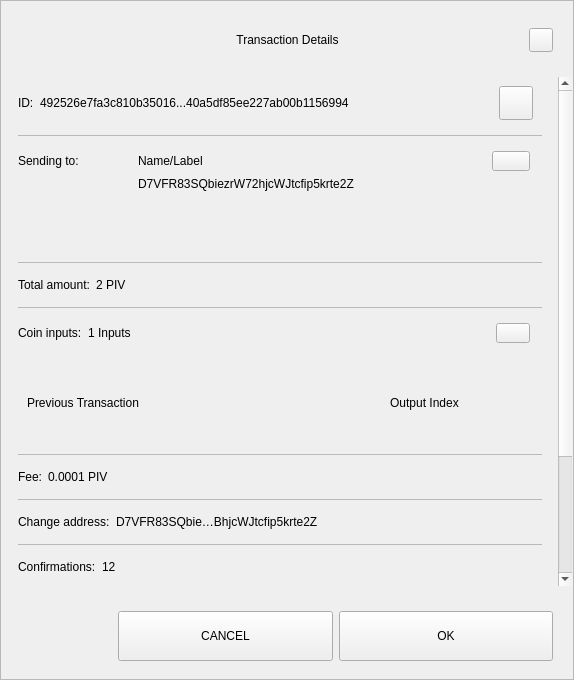
<?xml version="1.0" encoding="UTF-8"?>
<ui version="4.0">
 <class>TxDetailDialog</class>
 <widget class="QWidget" name="TxDetailDialog">
  <property name="geometry">
   <rect>
    <x>0</x>
    <y>0</y>
    <width>574</width>
    <height>680</height>
   </rect>
  </property>
  <property name="sizePolicy">
   <sizepolicy hsizetype="Preferred" vsizetype="Expanding">
    <horstretch>0</horstretch>
    <verstretch>0</verstretch>
   </sizepolicy>
  </property>
  <property name="minimumSize">
   <size>
    <width>574</width>
    <height>500</height>
   </size>
  </property>
  <property name="windowTitle">
   <string>Form</string>
  </property>
  <property name="styleSheet">
   <string notr="true"/>
  </property>
  <layout class="QVBoxLayout" name="verticalLayout_3">
   <property name="spacing">
    <number>0</number>
   </property>
   <property name="leftMargin">
    <number>0</number>
   </property>
   <property name="topMargin">
    <number>0</number>
   </property>
   <property name="rightMargin">
    <number>0</number>
   </property>
   <property name="bottomMargin">
    <number>0</number>
   </property>
   <item>
    <widget class="QFrame" name="frame">
     <property name="sizePolicy">
      <sizepolicy hsizetype="Preferred" vsizetype="Expanding">
       <horstretch>0</horstretch>
       <verstretch>0</verstretch>
      </sizepolicy>
     </property>
     <property name="styleSheet">
      <string notr="true"/>
     </property>
     <property name="frameShape">
      <enum>QFrame::StyledPanel</enum>
     </property>
     <property name="frameShadow">
      <enum>QFrame::Raised</enum>
     </property>
     <layout class="QVBoxLayout" name="verticalLayout">
      <property name="leftMargin">
       <number>0</number>
      </property>
      <property name="rightMargin">
       <number>0</number>
      </property>
      <item>
       <layout class="QHBoxLayout" name="horizontalLayout_3">
        <property name="spacing">
         <number>0</number>
        </property>
        <property name="leftMargin">
         <number>20</number>
        </property>
        <property name="topMargin">
         <number>10</number>
        </property>
        <property name="rightMargin">
         <number>20</number>
        </property>
        <item>
         <spacer name="horizontalSpacer_1">
          <property name="orientation">
           <enum>Qt::Horizontal</enum>
          </property>
          <property name="sizeHint" stdset="0">
           <size>
            <width>40</width>
            <height>20</height>
           </size>
          </property>
         </spacer>
        </item>
        <item>
         <widget class="QLabel" name="labelTitle">
          <property name="minimumSize">
           <size>
            <width>0</width>
            <height>40</height>
           </size>
          </property>
          <property name="maximumSize">
           <size>
            <width>16777215</width>
            <height>40</height>
           </size>
          </property>
          <property name="styleSheet">
           <string notr="true">padding-left:24px;</string>
          </property>
          <property name="text">
           <string>Transaction Details</string>
          </property>
          <property name="alignment">
           <set>Qt::AlignCenter</set>
          </property>
          <property name="margin">
           <number>7</number>
          </property>
         </widget>
        </item>
        <item>
         <spacer name="horizontalSpacer_2">
          <property name="orientation">
           <enum>Qt::Horizontal</enum>
          </property>
          <property name="sizeHint" stdset="0">
           <size>
            <width>40</width>
            <height>20</height>
           </size>
          </property>
         </spacer>
        </item>
        <item>
         <widget class="QPushButton" name="btnEsc">
          <property name="minimumSize">
           <size>
            <width>24</width>
            <height>24</height>
           </size>
          </property>
          <property name="maximumSize">
           <size>
            <width>24</width>
            <height>24</height>
           </size>
          </property>
          <property name="focusPolicy">
           <enum>Qt::NoFocus</enum>
          </property>
          <property name="text">
           <string/>
          </property>
         </widget>
        </item>
       </layout>
      </item>
      <item>
       <spacer name="verticalSpacer">
        <property name="orientation">
         <enum>Qt::Vertical</enum>
        </property>
        <property name="sizeType">
         <enum>QSizePolicy::Fixed</enum>
        </property>
        <property name="sizeHint" stdset="0">
         <size>
          <width>20</width>
          <height>10</height>
         </size>
        </property>
       </spacer>
      </item>
      <item>
       <widget class="QWidget" name="layoutScroll" native="true">
        <property name="minimumSize">
         <size>
          <width>0</width>
          <height>0</height>
         </size>
        </property>
        <layout class="QVBoxLayout" name="verticalLayout_4">
         <property name="leftMargin">
          <number>0</number>
         </property>
         <property name="topMargin">
          <number>0</number>
         </property>
         <property name="rightMargin">
          <number>0</number>
         </property>
         <item>
          <widget class="QScrollArea" name="scrollArea">
           <property name="styleSheet">
            <string notr="true">#scrollArea {
background:transparent;
}</string>
           </property>
           <property name="horizontalScrollBarPolicy">
            <enum>Qt::ScrollBarAlwaysOff</enum>
           </property>
           <property name="sizeAdjustPolicy">
            <enum>QAbstractScrollArea::AdjustIgnored</enum>
           </property>
           <property name="widgetResizable">
            <bool>true</bool>
           </property>
           <property name="alignment">
            <set>Qt::AlignLeading|Qt::AlignLeft|Qt::AlignTop</set>
           </property>
           <widget class="QWidget" name="scrollAreaWidgetContents">
            <property name="geometry">
             <rect>
              <x>0</x>
              <y>0</y>
              <width>556</width>
              <height>703</height>
             </rect>
            </property>
            <property name="autoFillBackground">
             <bool>false</bool>
            </property>
            <property name="styleSheet">
             <string notr="true">#scrollAreaWidgetContents {
background:transparent;
}</string>
            </property>
            <layout class="QVBoxLayout" name="verticalLayout_7">
             <property name="spacing">
              <number>0</number>
             </property>
             <property name="sizeConstraint">
              <enum>QLayout::SetDefaultConstraint</enum>
             </property>
             <property name="leftMargin">
              <number>0</number>
             </property>
             <property name="topMargin">
              <number>0</number>
             </property>
             <property name="rightMargin">
              <number>0</number>
             </property>
             <property name="bottomMargin">
              <number>0</number>
             </property>
             <item>
              <widget class="QWidget" name="content" native="true">
               <layout class="QVBoxLayout" name="verticalLayout_2">
                <property name="leftMargin">
                 <number>16</number>
                </property>
                <property name="topMargin">
                 <number>0</number>
                </property>
                <property name="rightMargin">
                 <number>16</number>
                </property>
                <item>
                 <widget class="QWidget" name="contentID" native="true">
                  <layout class="QHBoxLayout" name="horizontalLayout_12" stretch="0,1,0">
                   <property name="leftMargin">
                    <number>0</number>
                   </property>
                   <item>
                    <widget class="QLabel" name="labelId">
                     <property name="maximumSize">
                      <size>
                       <width>16777215</width>
                       <height>16777215</height>
                      </size>
                     </property>
                     <property name="text">
                      <string>ID:</string>
                     </property>
                    </widget>
                   </item>
                   <item>
                    <widget class="QLabel" name="textId">
                     <property name="text">
                      <string>492526e7fa3c810b35016...40a5df85ee227ab00b1156994</string>
                     </property>
                    </widget>
                   </item>
                   <item>
                    <widget class="QPushButton" name="pushCopy">
                     <property name="minimumSize">
                      <size>
                       <width>34</width>
                       <height>34</height>
                      </size>
                     </property>
                     <property name="maximumSize">
                      <size>
                       <width>34</width>
                       <height>34</height>
                      </size>
                     </property>
                     <property name="focusPolicy">
                      <enum>Qt::NoFocus</enum>
                     </property>
                     <property name="text">
                      <string/>
                     </property>
                     <property name="iconSize">
                      <size>
                       <width>24</width>
                       <height>24</height>
                      </size>
                     </property>
                    </widget>
                   </item>
                  </layout>
                 </widget>
                </item>
                <item>
                 <widget class="QLabel" name="labelDivider9">
                  <property name="maximumSize">
                   <size>
                    <width>16777215</width>
                    <height>1</height>
                   </size>
                  </property>
                  <property name="styleSheet">
                   <string notr="true">background-color:#bababa;</string>
                  </property>
                  <property name="text">
                   <string/>
                  </property>
                 </widget>
                </item>
                <item>
                 <widget class="QWidget" name="contentOutputsLabel" native="true">
                  <layout class="QHBoxLayout" name="horizontalLayout_11" stretch="0,0,0">
                   <property name="spacing">
                    <number>0</number>
                   </property>
                   <property name="leftMargin">
                    <number>0</number>
                   </property>
                   <property name="rightMargin">
                    <number>12</number>
                   </property>
                   <property name="bottomMargin">
                    <number>0</number>
                   </property>
                   <item>
                    <widget class="QLabel" name="labelSend">
                     <property name="minimumSize">
                      <size>
                       <width>120</width>
                       <height>0</height>
                      </size>
                     </property>
                     <property name="maximumSize">
                      <size>
                       <width>120</width>
                       <height>16777215</height>
                      </size>
                     </property>
                     <property name="text">
                      <string>Sending to: </string>
                     </property>
                    </widget>
                   </item>
                   <item>
                    <widget class="QLabel" name="textSendLabel">
                     <property name="text">
                      <string>Name/Label</string>
                     </property>
                    </widget>
                   </item>
                   <item>
                    <widget class="QPushButton" name="pushOutputs">
                     <property name="minimumSize">
                      <size>
                       <width>34</width>
                       <height>20</height>
                      </size>
                     </property>
                     <property name="maximumSize">
                      <size>
                       <width>38</width>
                       <height>20</height>
                      </size>
                     </property>
                     <property name="focusPolicy">
                      <enum>Qt::NoFocus</enum>
                     </property>
                     <property name="styleSheet">
                      <string notr="true"/>
                     </property>
                     <property name="text">
                      <string/>
                     </property>
                    </widget>
                   </item>
                  </layout>
                 </widget>
                </item>
                <item>
                 <widget class="QWidget" name="contentOutputsAddress" native="true">
                  <layout class="QHBoxLayout" name="horizontalLayout_outputs" stretch="0,0">
                   <property name="spacing">
                    <number>0</number>
                   </property>
                   <property name="leftMargin">
                    <number>0</number>
                   </property>
                   <property name="topMargin">
                    <number>0</number>
                   </property>
                   <property name="rightMargin">
                    <number>12</number>
                   </property>
                   <property name="bottomMargin">
                    <number>9</number>
                   </property>
                   <item>
                    <widget class="QLabel" name="labelSendLabel">
                     <property name="minimumSize">
                      <size>
                       <width>120</width>
                       <height>0</height>
                      </size>
                     </property>
                     <property name="maximumSize">
                      <size>
                       <width>120</width>
                       <height>16777215</height>
                      </size>
                     </property>
                     <property name="text">
                      <string/>
                     </property>
                    </widget>
                   </item>
                   <item>
                    <widget class="QLabel" name="textSend">
                     <property name="text">
                      <string>D7VFR83SQbiezrW72hjcWJtcfip5krte2Z</string>
                     </property>
                    </widget>
                   </item>
                  </layout>
                 </widget>
                </item>
                <item>
                 <widget class="QScrollArea" name="outputsScrollArea">
                  <property name="minimumSize">
                   <size>
                    <width>0</width>
                    <height>50</height>
                   </size>
                  </property>
                  <property name="styleSheet">
                   <string notr="true">#outputsScrollArea {
background:transparent;
}</string>
                  </property>
                  <property name="widgetResizable">
                   <bool>true</bool>
                  </property>
                  <widget class="QWidget" name="container_outputs_base">
                   <property name="geometry">
                    <rect>
                     <x>0</x>
                     <y>0</y>
                     <width>522</width>
                     <height>48</height>
                    </rect>
                   </property>
                   <property name="styleSheet">
                    <string notr="true">#container_outputs_base {
background:transparent;
}</string>
                   </property>
                  </widget>
                 </widget>
                </item>
                <item>
                 <widget class="QLabel" name="labelDivider8">
                  <property name="maximumSize">
                   <size>
                    <width>16777215</width>
                    <height>1</height>
                   </size>
                  </property>
                  <property name="styleSheet">
                   <string notr="true">background-color:#bababa;</string>
                  </property>
                  <property name="text">
                   <string/>
                  </property>
                 </widget>
                </item>
                <item>
                 <widget class="QWidget" name="contentAmount" native="true">
                  <layout class="QHBoxLayout" name="horizontalLayout_4" stretch="0,1">
                   <property name="leftMargin">
                    <number>0</number>
                   </property>
                   <item>
                    <widget class="QLabel" name="labelAmount">
                     <property name="maximumSize">
                      <size>
                       <width>16777215</width>
                       <height>16777215</height>
                      </size>
                     </property>
                     <property name="text">
                      <string>Total amount:</string>
                     </property>
                    </widget>
                   </item>
                   <item>
                    <widget class="QLabel" name="textAmount">
                     <property name="text">
                      <string>2 PIV</string>
                     </property>
                    </widget>
                   </item>
                  </layout>
                 </widget>
                </item>
                <item>
                 <widget class="QLabel" name="labelDivider6">
                  <property name="maximumSize">
                   <size>
                    <width>16777215</width>
                    <height>1</height>
                   </size>
                  </property>
                  <property name="styleSheet">
                   <string notr="true">background-color:#bababa;</string>
                  </property>
                  <property name="text">
                   <string/>
                  </property>
                 </widget>
                </item>
                <item>
                 <widget class="QWidget" name="contentInputs" native="true">
                  <layout class="QHBoxLayout" name="horizontalLayout" stretch="0,2,0">
                   <property name="leftMargin">
                    <number>0</number>
                   </property>
                   <property name="rightMargin">
                    <number>12</number>
                   </property>
                   <item>
                    <widget class="QLabel" name="labelInputs">
                     <property name="sizePolicy">
                      <sizepolicy hsizetype="Minimum" vsizetype="Preferred">
                       <horstretch>0</horstretch>
                       <verstretch>0</verstretch>
                      </sizepolicy>
                     </property>
                     <property name="maximumSize">
                      <size>
                       <width>16777215</width>
                       <height>16777215</height>
                      </size>
                     </property>
                     <property name="text">
                      <string>Coin inputs:</string>
                     </property>
                    </widget>
                   </item>
                   <item>
                    <widget class="QLabel" name="textInputs">
                     <property name="text">
                      <string>1 Inputs</string>
                     </property>
                    </widget>
                   </item>
                   <item>
                    <widget class="QPushButton" name="pushInputs">
                     <property name="maximumSize">
                      <size>
                       <width>34</width>
                       <height>20</height>
                      </size>
                     </property>
                     <property name="focusPolicy">
                      <enum>Qt::NoFocus</enum>
                     </property>
                     <property name="styleSheet">
                      <string notr="true"/>
                     </property>
                     <property name="text">
                      <string/>
                     </property>
                    </widget>
                   </item>
                  </layout>
                 </widget>
                </item>
                <item>
                 <widget class="QFrame" name="gridInputs">
                  <property name="sizePolicy">
                   <sizepolicy hsizetype="Preferred" vsizetype="MinimumExpanding">
                    <horstretch>0</horstretch>
                    <verstretch>0</verstretch>
                   </sizepolicy>
                  </property>
                  <property name="minimumSize">
                   <size>
                    <width>0</width>
                    <height>90</height>
                   </size>
                  </property>
                  <layout class="QGridLayout" name="gridLayoutInput" columnstretch="5,2" rowminimumheight="0">
                   <property name="sizeConstraint">
                    <enum>QLayout::SetMaximumSize</enum>
                   </property>
                   <property name="verticalSpacing">
                    <number>0</number>
                   </property>
                   <item row="0" column="0" alignment="Qt::AlignLeft">
                    <widget class="QLabel" name="labelTitlePrevTx">
                     <property name="text">
                      <string>Previous Transaction</string>
                     </property>
                    </widget>
                   </item>
                   <item row="0" column="1" alignment="Qt::AlignLeft">
                    <widget class="QLabel" name="labelOutputIndex">
                     <property name="text">
                      <string>Output Index</string>
                     </property>
                     <property name="alignment">
                      <set>Qt::AlignCenter</set>
                     </property>
                    </widget>
                   </item>
                  </layout>
                 </widget>
                </item>
                <item>
                 <widget class="QLabel" name="labelDivider1">
                  <property name="maximumSize">
                   <size>
                    <width>16777215</width>
                    <height>1</height>
                   </size>
                  </property>
                  <property name="styleSheet">
                   <string notr="true">background-color:#bababa;</string>
                  </property>
                  <property name="text">
                   <string/>
                  </property>
                 </widget>
                </item>
                <item>
                 <widget class="QWidget" name="contentFee" native="true">
                  <layout class="QHBoxLayout" name="horizontalLayout_7" stretch="0,1">
                   <property name="leftMargin">
                    <number>0</number>
                   </property>
                   <item>
                    <widget class="QLabel" name="labelFee">
                     <property name="maximumSize">
                      <size>
                       <width>16777215</width>
                       <height>16777215</height>
                      </size>
                     </property>
                     <property name="text">
                      <string>Fee:</string>
                     </property>
                    </widget>
                   </item>
                   <item>
                    <widget class="QLabel" name="textFee">
                     <property name="text">
                      <string>0.0001 PIV</string>
                     </property>
                    </widget>
                   </item>
                  </layout>
                 </widget>
                </item>
                <item>
                 <widget class="QLabel" name="labelDivider2">
                  <property name="maximumSize">
                   <size>
                    <width>16777215</width>
                    <height>1</height>
                   </size>
                  </property>
                  <property name="styleSheet">
                   <string notr="true">background-color:#bababa;</string>
                  </property>
                  <property name="text">
                   <string/>
                  </property>
                 </widget>
                </item>
                <item>
                 <widget class="QWidget" name="contentChangeAddress" native="true">
                  <layout class="QHBoxLayout" name="horizontalLayout_6" stretch="0,1">
                   <property name="leftMargin">
                    <number>0</number>
                   </property>
                   <item>
                    <widget class="QLabel" name="labelChange">
                     <property name="maximumSize">
                      <size>
                       <width>16777215</width>
                       <height>16777215</height>
                      </size>
                     </property>
                     <property name="text">
                      <string>Change address:</string>
                     </property>
                    </widget>
                   </item>
                   <item>
                    <widget class="QLabel" name="textChange">
                     <property name="text">
                      <string>D7VFR83SQbie…BhjcWJtcfip5krte2Z </string>
                     </property>
                    </widget>
                   </item>
                  </layout>
                 </widget>
                </item>
                <item>
                 <widget class="QLabel" name="labelDivider4">
                  <property name="maximumSize">
                   <size>
                    <width>16777215</width>
                    <height>1</height>
                   </size>
                  </property>
                  <property name="styleSheet">
                   <string notr="true">background-color:#bababa;</string>
                  </property>
                  <property name="text">
                   <string/>
                  </property>
                 </widget>
                </item>
                <item>
                 <widget class="QWidget" name="contentConfirmations" native="true">
                  <layout class="QHBoxLayout" name="horizontalLayout_8" stretch="0,1">
                   <property name="leftMargin">
                    <number>0</number>
                   </property>
                   <item>
                    <widget class="QLabel" name="labelConfirmations">
                     <property name="maximumSize">
                      <size>
                       <width>16777215</width>
                       <height>16777215</height>
                      </size>
                     </property>
                     <property name="text">
                      <string>Confirmations:</string>
                     </property>
                    </widget>
                   </item>
                   <item>
                    <widget class="QLabel" name="textConfirmations">
                     <property name="text">
                      <string>12</string>
                     </property>
                    </widget>
                   </item>
                  </layout>
                 </widget>
                </item>
                <item>
                 <widget class="QLabel" name="labelDivider7">
                  <property name="maximumSize">
                   <size>
                    <width>16777215</width>
                    <height>1</height>
                   </size>
                  </property>
                  <property name="styleSheet">
                   <string notr="true">background-color:#bababa;</string>
                  </property>
                  <property name="text">
                   <string/>
                  </property>
                 </widget>
                </item>
                <item>
                 <widget class="QWidget" name="contentSize" native="true">
                  <layout class="QHBoxLayout" name="horizontalLayout_9" stretch="0,1">
                   <property name="leftMargin">
                    <number>0</number>
                   </property>
                   <item>
                    <widget class="QLabel" name="labelSize">
                     <property name="maximumSize">
                      <size>
                       <width>16777215</width>
                       <height>16777215</height>
                      </size>
                     </property>
                     <property name="text">
                      <string>Size:</string>
                     </property>
                    </widget>
                   </item>
                   <item>
                    <widget class="QLabel" name="textSize">
                     <property name="text">
                      <string>2 kB</string>
                     </property>
                    </widget>
                   </item>
                  </layout>
                 </widget>
                </item>
                <item>
                 <widget class="QLabel" name="labelDivider3">
                  <property name="maximumSize">
                   <size>
                    <width>16777215</width>
                    <height>1</height>
                   </size>
                  </property>
                  <property name="styleSheet">
                   <string notr="true">background-color:#bababa;</string>
                  </property>
                  <property name="text">
                   <string/>
                  </property>
                 </widget>
                </item>
                <item>
                 <widget class="QWidget" name="contentDate" native="true">
                  <layout class="QHBoxLayout" name="horizontalLayout_5" stretch="0,1">
                   <property name="leftMargin">
                    <number>0</number>
                   </property>
                   <item>
                    <widget class="QLabel" name="labelDate">
                     <property name="maximumSize">
                      <size>
                       <width>16777215</width>
                       <height>16777215</height>
                      </size>
                     </property>
                     <property name="text">
                      <string>Date:</string>
                     </property>
                    </widget>
                   </item>
                   <item>
                    <widget class="QLabel" name="textDate">
                     <property name="text">
                      <string>May 25, 2017</string>
                     </property>
                    </widget>
                   </item>
                  </layout>
                 </widget>
                </item>
                <item>
                 <widget class="QLabel" name="labelDivider5">
                  <property name="maximumSize">
                   <size>
                    <width>16777215</width>
                    <height>1</height>
                   </size>
                  </property>
                  <property name="styleSheet">
                   <string notr="true">background-color:#bababa;</string>
                  </property>
                  <property name="text">
                   <string/>
                  </property>
                 </widget>
                </item>
                <item>
                 <widget class="QWidget" name="contentStatus" native="true">
                  <layout class="QHBoxLayout" name="horizontalLayout_10" stretch="0,1">
                   <property name="leftMargin">
                    <number>0</number>
                   </property>
                   <item>
                    <widget class="QLabel" name="labelStatus">
                     <property name="maximumSize">
                      <size>
                       <width>16777215</width>
                       <height>16777215</height>
                      </size>
                     </property>
                     <property name="text">
                      <string>Status:</string>
                     </property>
                    </widget>
                   </item>
                   <item>
                    <widget class="QLabel" name="textStatus">
                     <property name="text">
                      <string>Spendable</string>
                     </property>
                    </widget>
                   </item>
                  </layout>
                 </widget>
                </item>
                <item>
                 <spacer name="verticalSpacer_2">
                  <property name="orientation">
                   <enum>Qt::Vertical</enum>
                  </property>
                  <property name="sizeType">
                   <enum>QSizePolicy::Expanding</enum>
                  </property>
                  <property name="sizeHint" stdset="0">
                   <size>
                    <width>20</width>
                    <height>10</height>
                   </size>
                  </property>
                 </spacer>
                </item>
                <item>
                 <widget class="QLabel" name="labelWarning">
                  <property name="text">
                   <string>TextLabel</string>
                  </property>
                  <property name="alignment">
                   <set>Qt::AlignCenter</set>
                  </property>
                 </widget>
                </item>
               </layout>
              </widget>
             </item>
            </layout>
           </widget>
          </widget>
         </item>
        </layout>
       </widget>
      </item>
      <item>
       <widget class="QWidget" name="containerButtons" native="true">
        <layout class="QHBoxLayout" name="horizontalLayout1" stretch="1,2,2">
         <property name="leftMargin">
          <number>10</number>
         </property>
         <property name="rightMargin">
          <number>20</number>
         </property>
         <item>
          <spacer name="horizontalSpacer_3">
           <property name="orientation">
            <enum>Qt::Horizontal</enum>
           </property>
           <property name="sizeHint" stdset="0">
            <size>
             <width>40</width>
             <height>20</height>
            </size>
           </property>
          </spacer>
         </item>
         <item>
          <widget class="QPushButton" name="btnCancel">
           <property name="minimumSize">
            <size>
             <width>200</width>
             <height>50</height>
            </size>
           </property>
           <property name="focusPolicy">
            <enum>Qt::NoFocus</enum>
           </property>
           <property name="text">
            <string>CANCEL</string>
           </property>
          </widget>
         </item>
         <item>
          <widget class="QPushButton" name="btnSave">
           <property name="minimumSize">
            <size>
             <width>200</width>
             <height>50</height>
            </size>
           </property>
           <property name="focusPolicy">
            <enum>Qt::NoFocus</enum>
           </property>
           <property name="text">
            <string>OK</string>
           </property>
          </widget>
         </item>
        </layout>
       </widget>
      </item>
     </layout>
    </widget>
   </item>
  </layout>
 </widget>
 <resources/>
 <connections/>
</ui>
